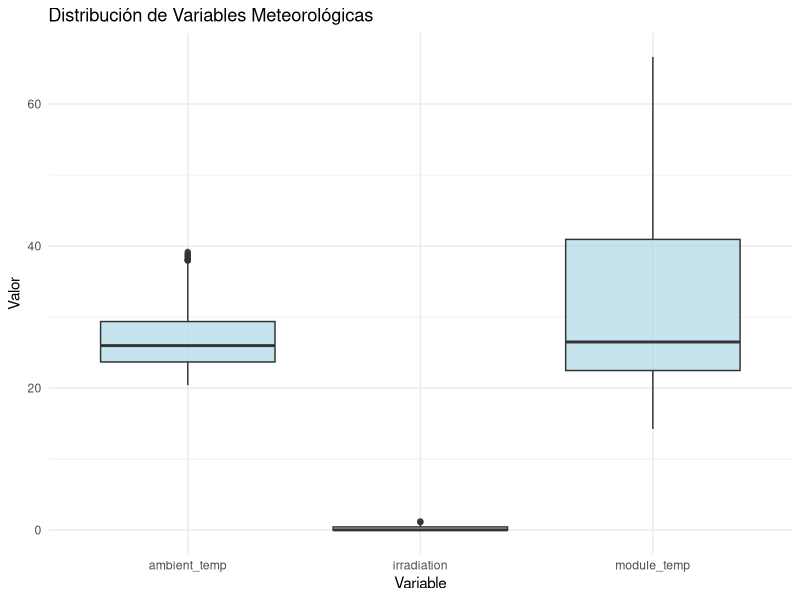
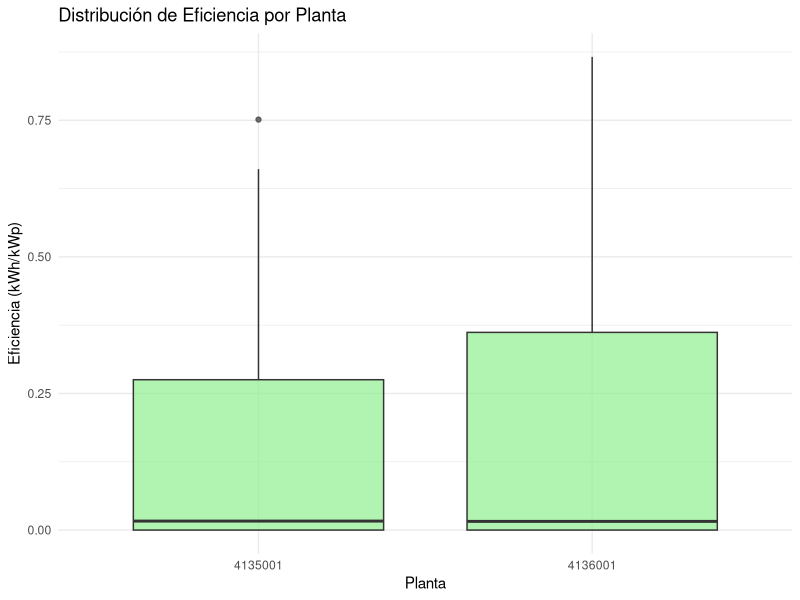
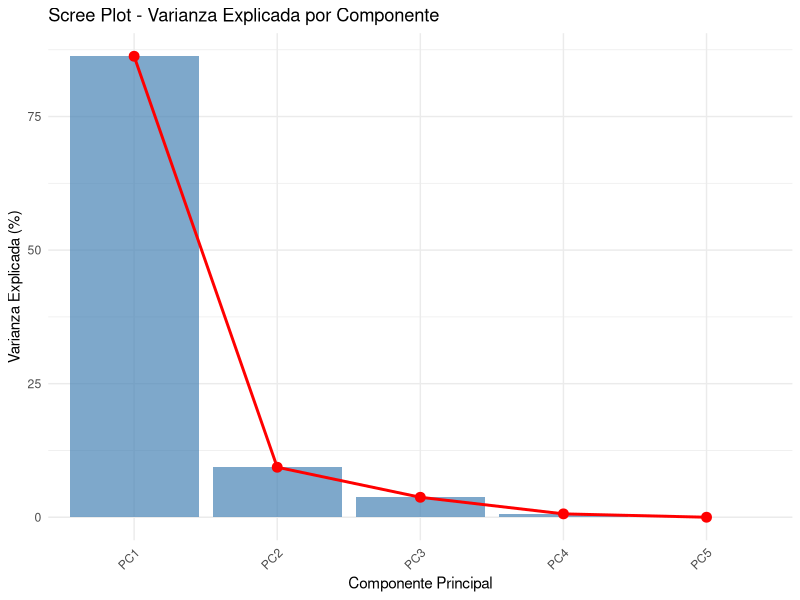
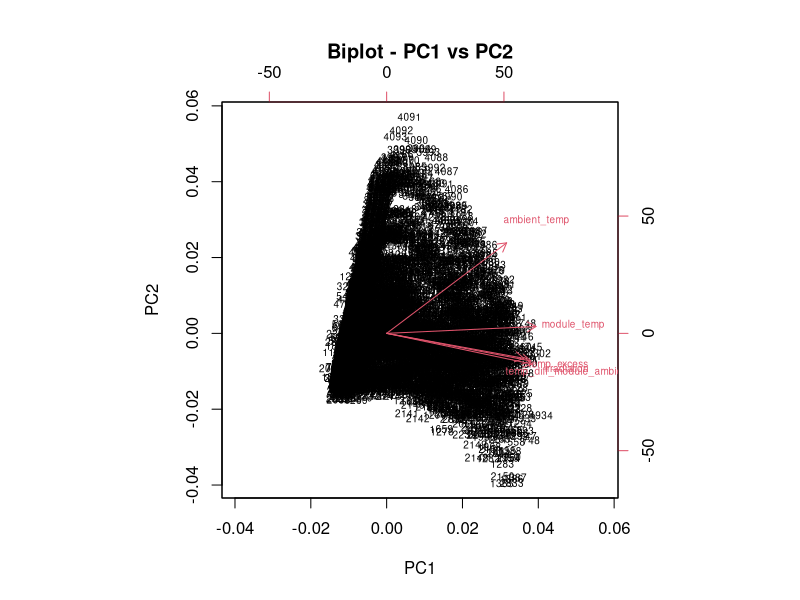

These charts were generated, in order, by the following R code:
# ========================================================
# EJERCICIO GUÍADO: ANÁLISIS DE EFICIENCIA SOLAR CON PCA
# ========================================================
# Objetivo: Comprender el proceso de fuentes de información → ETL → PCA
# AE: Aplicar técnicas de limpieza e imputación (AE 2.1-2.3)
# Contexto: Dataset solar_efficiency.csv recibe datos integrados de TI
# ========================================================

# Cargar librerías necesarias
library(dplyr)
library(tidyr)
library(ggplot2)
library(corrplot)
library(readr)

# ========================================================
# 1. CARGA DE DATOS
# ========================================================
# Leer el dataset integrado desde el proceso ETL
cat("Leyendo dataset solar_efficiency.csv...\n")
datos <- read_csv("solar_efficiency.csv", show_col_types = FALSE)

cat("✓ Dataset cargado:\n")
cat("  • Filas:", nrow(datos), "\n")
cat("  • Columnas:", ncol(datos), "\n")
cat("  • Variables:", paste(names(datos), collapse = ", "), "\n\n")

# ======================================================= IMPRIMIR
# VERIFICACIÓN DE LA CALIDAD DE DATOS   AE 2.1
# ========================================================
cat("2. Verificando calidad de datos...\n\n")

# 2.1 Identificar valores faltantes (NA)
cat("A) VALORES FALTANTES (NA):\n")
na_por_variable <- datos %>%
  summarise_all(~sum(is.na(.))) %>%
  gather(key = "variable", value = "na_count") %>%
  filter(na_count > 0) %>%
  arrange(desc(na_count))

if(nrow(na_por_variable) > 0) {
  print(na_por_variable)
  cat("\nObservación: Algunas variables presentan valores faltantes.\n")
  cat("Esto puede ocurrir por fallas en sensores o momentos sin datos.\n\n")
} else {
  cat("✓ No se encontraron valores faltantes.\n\n")
}

# 2.2 Resumen estadístico básico
cat("B) RESUMEN ESTADÍSTICO DE VARIABLES CLAVE:\n")
cat("========================================\n")
datos %>%
  select(ambient_temp, module_temp, irradiation, efficiency_kwh_kwp) %>%
  summary() %>%
  print()

cat("\n")

# 2.3 Detectar valores atípicos visualmente
cat("C) VISUALIZACIÓN DE VALORES ATÍPICOS:\n")
cat("(Gráficos de caja para detectar outliers)\n\n")

# Gráfico 1: Variables meteorológicas
p1 <- datos %>%
  select(ambient_temp, module_temp, irradiation) %>%
  gather(key = "variable", value = "valor") %>%
  filter(!is.na(valor)) %>%
  ggplot(aes(x = variable, y = valor)) +
  geom_boxplot(fill = "lightblue", alpha = 0.7) +
  labs(title = "Distribución de Variables Meteorológicas",
       x = "Variable",
       y = "Valor") +
  theme_minimal()

print(p1)
cat("\nAnálisis: Revisar puntos fuera de los bigotes (outliers potenciales)\n\n")

# Gráfico 2: Eficiencia
p2 <- datos %>%
  mutate(plant_id = as.factor(plant_id)) %>%
  ggplot(aes(x = plant_id, y = efficiency_kwh_kwp)) +
  geom_boxplot(fill = "lightgreen", alpha = 0.7) +
  labs(title = "Distribución de Eficiencia por Planta",
       x = "Planta",
       y = "Eficiencia (kWh/kWp)") +
  theme_minimal()

print(p2)
cat("\n")

# =======================================================
# 3. LIMPIEZA E IMPUTACIÓN DE DATOS   AE 2.2
# =======================================================
cat("3. Limpiando e imputando datos...\n\n")

# 3.1 Seleccionar variables numéricas para análisis PCA
cat("A) SELECCIÓN DE VARIABLES PARA PCA:\n")
cat("====================================\n")
cat("Variables seleccionadas (características meteorológicas):\n")
cat("  • ambient_temp\n")
cat("  • module_temp\n")
cat("  • irradiation\n")
cat("  • temp_diff_module_ambient\n")
cat("  • temp_excess\n")
cat("  • efficiency_kwh_kwp\n\n")

# Extraer solo variables numéricas continuas relevantes
variables_pca <- datos %>%
  select(ambient_temp, module_temp, irradiation, 
         temp_diff_module_ambient, temp_excess, efficiency_kwh_kwp)

cat("Dimensiones del subconjunto:", nrow(variables_pca), "filas ×", ncol(variables_pca), "columnas\n\n")

# 3.2 Estrategia de imputación por variable
cat("B) ESTRATEGIA DE IMPUTACIÓN:\n")
cat("============================\n")

# Verificar NA en variables seleccionadas
na_pca <- variables_pca %>%
  summarise_all(~sum(is.na(.))) %>%
  gather(key = "variable", value = "na_count") %>%
  filter(na_count > 0)

if(nrow(na_pca) > 0) {
  cat("Variables con NA:\n")
  print(na_pca)
  cat("\n")
  
  # Imputar valores faltantes
  cat("Aplicando imputación:\n")
  
  variables_pca_limpio <- variables_pca %>%
    mutate(
      # Imputar temperatura ambiente con media
      ambient_temp = ifelse(is.na(ambient_temp), 
                           mean(ambient_temp, na.rm = TRUE), 
                           ambient_temp),
      
      # Imputar temperatura módulo con media
      module_temp = ifelse(is.na(module_temp), 
                          mean(module_temp, na.rm = TRUE), 
                          module_temp),
      
      # Imputar irradiación con 0 (si no hay sol, irradiación = 0)
      irradiation = ifelse(is.na(irradiation), 0, irradiation),
      
      # Recalcular diferencias de temperatura después de imputar
      temp_diff_module_ambient = module_temp - ambient_temp,
      
      # Recalcular exceso de temperatura
      temp_excess = pmax(0, module_temp - 40)
    )
  
  cat("✓ Imputación completada:\n")
  cat("  • Temperaturas: imputadas con media\n")
  cat("  • Irradiación: imputadas con 0\n")
  cat("  • Variables derivadas: recalculadas\n\n")
} else {
  variables_pca_limpio <- variables_pca
  cat("✓ No se requirió imputación.\n\n")
}

# 3.3 Verificar filas completas
filas_completas <- sum(complete.cases(variables_pca_limpio))
cat("C) VERIFICACIÓN POST-IMPUTACIÓN:\n")
cat("Filas completas:", filas_completas, "de", nrow(variables_pca_limpio), "\n\n")

# Eliminar filas con NA restantes (si las hay)
variables_pca_final <- variables_pca_limpio %>%
  filter(complete.cases(.))

cat("✓ Dataset final para PCA:", nrow(variables_pca_final), "filas completas\n\n")

# =======================================================
# 4. ESTANDARIZACIÓN DE VARIABLES   AE 2.3
# =======================================================
cat("4. Estandarizando variables...\n\n")

cat("A) ¿POR QUÉ ESTANDARIZAR?\n")
cat("Las variables tienen diferentes escalas:\n")
cat("  • Temperaturas: ~20-60 °C\n")
cat("  • Irradiación: ~0-1.2 kW/m²\n")
cat("  • Eficiencia: ~0-1.0\n\n")
cat("Estandarización permite comparar variables con diferentes unidades.\n\n")

# Estandarizar variables (media = 0, desviación = 1)
variables_estandarizadas <- variables_pca_final %>%
  mutate_at(vars(-efficiency_kwh_kwp), scale)

cat("B) ESTANDARIZACIÓN APLICADA:\n")
cat("Método: escala Z (media = 0, desviación estándar = 1)\n")
cat("Fórmula: (valor - media) / desviación_estándar\n\n")

cat("Verificación (primeras filas):\n")
head(variables_estandarizadas) %>%
  print()

cat("\n")

# =======================================================
# 5. ANÁLISIS DE COMPONENTES PRINCIPALES (PCA)
# =======================================================
cat("5. Aplicando Análisis de Componentes Principales (PCA)...\n\n")

cat("A) OBJETIVO DEL PCA:\n")
cat("========================\n")
cat("• Reducir dimensionalidad (6 variables → 2-3 componentes)\n")
cat("• Identificar qué factores explican mayor variabilidad\n")
cat("• Eliminar redundancia entre variables correlacionadas\n\n")

# Seleccionar solo variables independientes (sin efficiency_kwh_kwp)
variables_independientes <- variables_estandarizadas %>%
  select(-efficiency_kwh_kwp)

# Aplicar PCA
pca_resultado <- prcomp(variables_independientes, center = FALSE, scale. = FALSE)

cat("B) RESULTADOS DEL PCA:\n")
cat("======================\n")
cat("Componentes principales generados:", ncol(pca_resultado$x), "\n")
cat("Variables originales:", ncol(pca_resultado$rotation), "\n\n")

# 5.1 Scree Plot (varianza explicada)
cat("C) VARIANZA EXPLICADA POR COMPONENTE:\n")
cat("======================================\n")

varianza_explicada <- pca_resultado$sdev^2 / sum(pca_resultado$sdev^2) * 100
names(varianza_explicada) <- paste0("PC", seq_along(varianza_explicada))

cat("Varianza explicada (%):\n")
print(round(varianza_explicada, 2))

cat("\nInterpretación:\n")
cat("• PC1 explica", round(varianza_explicada[1], 2), "% de la varianza\n")
cat("• PC2 explica", round(varianza_explicada[2], 2), "% de la varianza\n")
cat("• PC1 + PC2 explican", round(sum(varianza_explicada[1:2]), 2), "% de la varianza\n\n")

# Scree plot visual
cat("D) VISUALIZACIÓN: SCREE PLOT\n")
scree_data <- data.frame(
  Componente = paste0("PC", seq_along(varianza_explicada)),
  Varianza_Explicada = varianza_explicada
)

p3 <- ggplot(scree_data, aes(x = Componente, y = Varianza_Explicada)) +
  geom_bar(stat = "identity", fill = "steelblue", alpha = 0.7) +
  geom_line(group = 1, color = "red", linewidth = 1) +
  geom_point(color = "red", size = 3) +
  labs(title = "Scree Plot - Varianza Explicada por Componente",
       x = "Componente Principal",
       y = "Varianza Explicada (%)") +
  theme_minimal() +
  theme(axis.text.x = element_text(angle = 45, hjust = 1))

print(p3)
cat("\nRegla práctica: Usar componentes hasta el 'codo' del gráfico.\n\n")

# 5.2 Matriz de cargas (loadings)
cat("E) MATRIZ DE CARGAS (LOADINGS):\n")
cat("===============================\n")
cat("Indica qué variables influyen en cada componente:\n\n")

# Mostrar solo primeros 3 componentes
loadings <- pca_resultado$rotation[, 1:3]
loadings_df <- as.data.frame(loadings)
loadings_df$Variable <- rownames(loadings_df)
loadings_df <- loadings_df %>% select(Variable, everything())

# Redondear solo las columnas numéricas
loadings_df[, 2:ncol(loadings_df)] <- round(loadings_df[, 2:ncol(loadings_df)], 3)
print(loadings_df)

cat("\nInterpretación:\n")
cat("• Valores cercanos a +1 o -1: alta influencia\n")
cat("• Valores cercanos a 0: baja influencia\n")
cat("• Signo: dirección de la relación\n\n")

# Identificar variables más influyentes en PC1
variable_pc1_max <- rownames(loadings)[which.max(abs(loadings[, 1]))]
cat("Variable más influyente en PC1:", variable_pc1_max, "\n")
cat("Carga:", round(loadings[variable_pc1_max, 1], 3), "\n\n")

# 5.3 Biplot
cat("F) VISUALIZACIÓN: BIPLOT\n")
cat("========================\n")
cat("Muestra observaciones y variables en el espacio de PC1-PC2:\n\n")

biplot(pca_resultado, choices = c(1, 2), 
       main = "Biplot - PC1 vs PC2",
       cex = 0.6)

cat("\nInterpretación:\n")
cat("• Flechas largas: variables con mayor varianza\n")
cat("• Flechas paralelas: variables correlacionadas\n")
cat("• Flechas perpendiculares: variables independientes\n")
cat("• Ángulos agudos: correlación positiva\n")
cat("• Ángulos obtusos: correlación negativa\n\n")

# =======================================================
# 6. INTERPRETACIÓN DE RESULTADOS
# =======================================================
cat("6. Interpretación de resultados...\n\n")

cat("A) RESUMEN DE HALLAZGOS:\n")
cat("=========================\n")
cat("1. Componentes principales generados:", ncol(pca_resultado$x), "\n")
cat("2. Varianza explicada por PC1:", round(varianza_explicada[1], 2), "%\n")
cat("3. Varianza explicada por PC2:", round(varianza_explicada[2], 2), "%\n")
cat("4. Variables más influyentes en PC1:", variable_pc1_max, "\n\n")

cat("B) CONCLUSIÓN:\n")
cat("==============\n")
cat("El PCA redujo la dimensionalidad de", ncol(variables_independientes), 
    "variables meteorológicas a", ncol(pca_resultado$x), "componentes principales.\n")
cat("Los primeros 2 componentes explican", round(sum(varianza_explicada[1:2]), 2), 
    "% de la variabilidad total.\n")
cat("Esto permite simplificar el análisis de eficiencia solar.\n\n")

cat("✓ Ejercicio completado\n")
cat("========================\n")

# =======================================================
# FIN DEL EJERCICIO
# =======================================================

